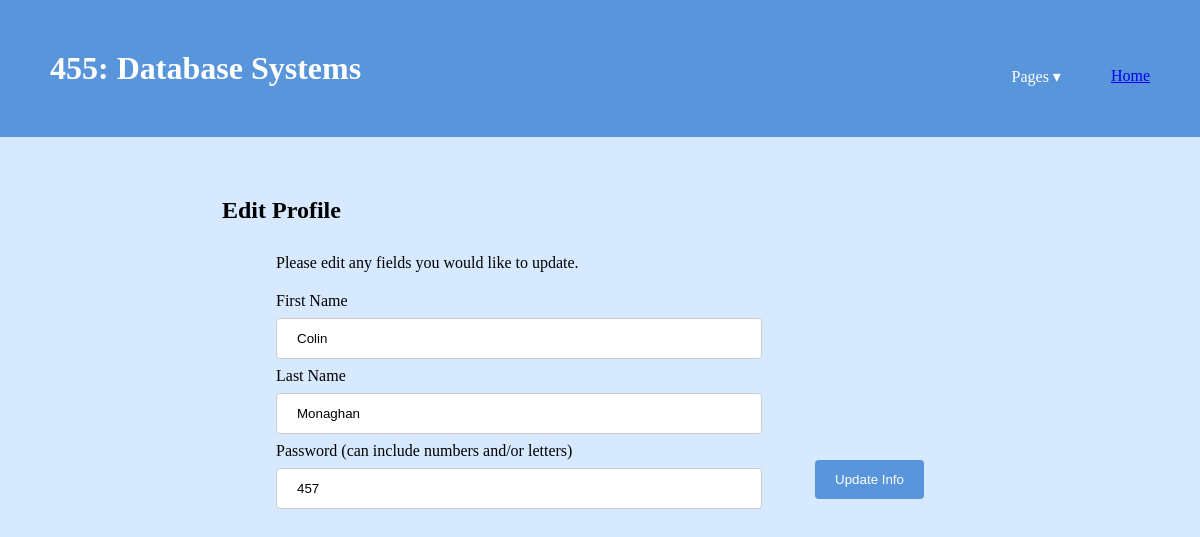
/GroceryApp/editProfilePage.php (signed in), run on an earlier commit of the app's database.
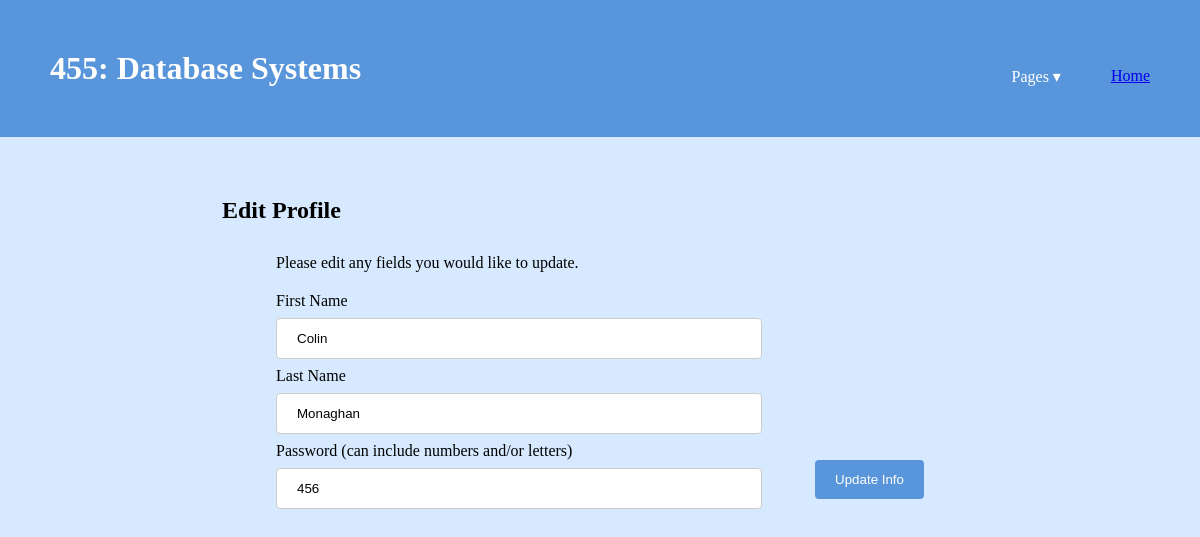
And on a later commit of the database.
### tables this page shows
CREATE TABLE User (
    firstName TEXT NOT NULL,
    lastName TEXT NOT NULL,
    username TEXT NOT NULL PRIMARY KEY,
    password TEXT NOT NULL,
    userType TEXT NOT NULL
);

### GroceryApp/editProfilePage.php (the view, shortened to what this page needs)
<!DOCTYPE html>
<html>
<?php
$username = $_SESSION['username'];
$db_file = './myDB/grocery.db';
try {
    $db = new PDO('sqlite:' . $db_file);
    $db->setAttribute(PDO::ATTR_ERRMODE, PDO::ERRMODE_EXCEPTION);
	$stmt = $db->prepare("select * from user where username = ?");
	$stmt->execute([$username]);
	$tuple = $stmt->fetch(PDO::FETCH_ASSOC);
	$firstName = $tuple['firstName'];
	$lastName = $tuple['lastName'];
	$password = $tuple['password'];
}
catch(PDOException $e){
	die('Exception : '.$e->getMessage());
}
?>
	<head>
		<link rel="stylesheet" href="styles.css" />
	</head>
	<body>
		<div class="page">
			<header class="menu-container">
				<h1 class="logo">455: Database Systems</h1>
				<nav class="menu">
					<li class="dropdown">
						<span>Pages &#9662;</span>
					</li>
					<li><a href="index.html">Home</a></li>
				</nav>
			</header>
			<article class="content">
				<header class="title">
					<h2>Edit Profile</h2>
				</header>
				<div class="groceryForm">Please edit any fields you would like to update.</div>
				<form
					class="groceryForm"
					method="post"
					action="editProfile.php"
				>
					<label for="firstName">First Name</label>
					<input
						class="textInput"
						type="text"
						name="firstName"
						value= "<?php echo "$firstName"; ?>"
						pattern="[A-Za-z]{1,}"
						required
					/>
					<label for="lastName">Last Name</label>
					<input
						class="textInput"
						type="text"
						name="lastName"
						value= "<?php echo "$lastName"; ?>"
						pattern="[A-Za-z]{1,}"
						required
					/>
					<label for="password">Password (can include numbers and/or letters)</label>
					<input
						class="textInput"
						type="text"
						name="password"
						value= "<?php echo "$password"; ?>"
						pattern="[A-Za-z0-9]{1,}"
						required
					/>
					<input type="submit" value="Update Info" />
				</form>
			</article>
		</div>
	</body>
</html>

### GroceryApp/styles.css (style rules this page uses)
:root { --header-color: #5995da; --header-font: #fff; --header-hover: #5d6063; --header-dropdown-background: #b2d6ff; --background-color: #d6e9fe; --body-font: #fffffc; --pop-of-green: #b9f5d8; --pop-of-blue: #08a4bd; }
* { margin: 0; padding: 0; box-sizing: border-box; }
body { min-height: 100vh; display: flex; background-color: var(--background-color); flex-direction: column; }
.page { height: 100%; }
.menu-container { color: var(--header-font); background-color: var(--header-color); padding: 20px 0; display: flex; justify-content: space-between; width: 100%; padding: 50px; }
.menu { margin-top: 15px; width: 60%; display: flex; align-items: center; justify-content: right; }
.menu > li { display: inline; margin-right: 50px; }
.menu > li:last-of-type { margin-right: 0; }
.dropdown { position: relative; display: inline-flex; }
.dropdown > span { z-index: 2; position: relative; cursor: pointer; }
.content { display: block; margin: 5%; }
.title { display: block; margin-left: 10%; padding-left: 5%; padding-bottom: 10px; }
.groceryForm { margin: 20px 0; display: block; margin-left: auto; margin-right: auto; width: 60%; }
.groceryForm > label { display: block; }
.groceryForm > input[type="text"] { width: 75%; padding: 12px 20px; margin: 8px 0; display: inline-block; border: 1px solid #ccc; border-radius: 4px; box-sizing: border-box; }
.groceryForm > input[type="submit"] { background-color: var(--header-color); color: var(--header-font); padding: 12px 20px; border: none; border-radius: 4px; cursor: pointer; float: right; }

What changed in the data, as far as the page shows it:
changed user "Colin": password "457" → "456"
